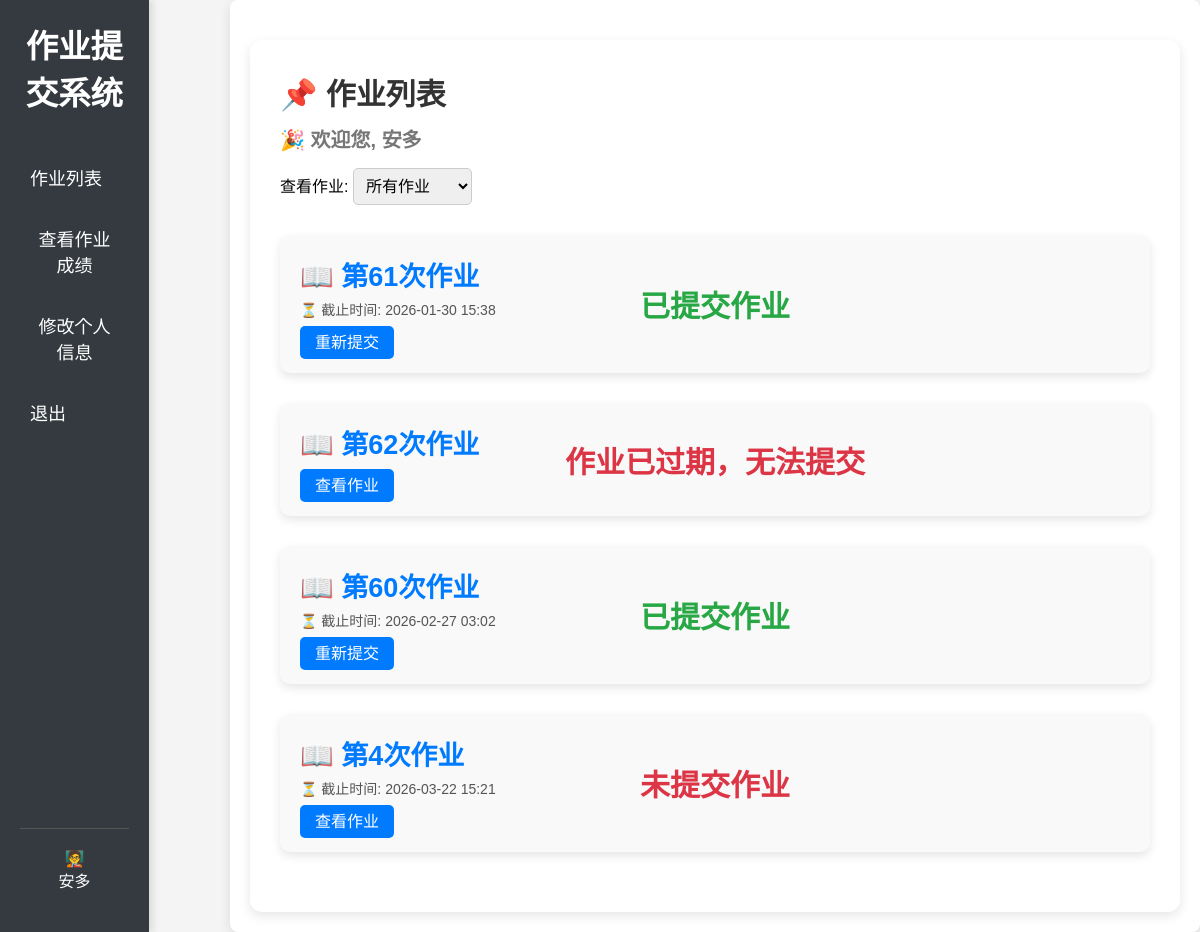
/assignments/ (signed in), run on the app's committed database.
### assignment_system/models.py (models this page shows, shortened)
class CustomUser(AbstractUser):
    number = models.IntegerField(unique=True, verbose_name='学号', null=True, blank=True)
    name = models.CharField(max_length=100, verbose_name='姓名', default='Unknown')
    is_teacher = models.BooleanField(default=False, verbose_name="是否为老师")
    email = models.EmailField(max_length=254, verbose_name='邮箱', blank=True, null=True)  # 新增邮箱字段
    id = models.BigAutoField(primary_key=True)

class Assignment(models.Model):
    title = models.CharField(max_length=200)
    description = models.TextField()
    due_date = models.DateTimeField()
    file = models.FileField(upload_to='submissions/', blank=True, null=True)
    custom_fields = models.JSONField(default=list, blank=True, null=True)

### assignment_system/views/student_views.py (the view)
# urls.py: path("assignments/", student_views.assignment_list, name="assignment_list"),
def assignment_list(request):
    if not request.user.is_authenticated:
        return redirect("custom_login")
    now = timezone.now()
    filter_type = request.GET.get("filter", "all")
    assignments = Assignment.objects.all().order_by("due_date")
    submissions = Submission.objects.filter(
        student=request.user,
        assignment=OuterRef("pk")
    )
    assignments = assignments.annotate(has_submission=Exists(submissions))
    if filter_type == "not_submitted":
        assignments = assignments.filter(has_submission=False)
    return render(
        request,
        "student/assignment_list.html",
        {
            "assignments": assignments,
            "now": now,
            "filter": filter_type,
            "user": request.user,
        }
    )

### assignment_system/templates/student/assignment_list.html (shortened to what this page needs)
{% extends 'base.html' %}
{% block content %}
<div class="container">
    <div class="header">
        <h2 class="title">📌 作业列表</h2>
        <h3 class="welcome">🎉 欢迎您, {{ user.name }}</h3>
        <div class="filter-options">
            <label for="assignment-filter">查看作业:</label>
            <select id="assignment-filter" onchange="location = this.value;">
                <option value="{% url 'assignment_list' %}?filter=all" {% if filter == 'all' %}selected{% endif %}>所有作业</option>
            </select>
        </div>
    </div>
    <ul class="assignment-list">
        {% for assignment in assignments %}
            <li class="assignment-item">
                <div class="assignment-info">
                    <a  class="assignment-link">
                        <h2>📖 {{ assignment.title }}</h2>
                    </a>
                    {% if assignment.due_date > now or assignment.has_submission %}
                    <span class="due-date">⏳ 截止时间: {{ assignment.due_date|date:"Y-m-d H:i" }}</span>
                    {% endif %}
                    <div class="submit-actions">
                        {% if assignment.has_submission %}
                        <a href="{% url 'student_submission' assignment.id %}" class="submit-button">重新提交</a>
                        {% else %}
                        <a href="{% url 'student_submission' assignment.id %}" class="submit-button">查看作业</a>
                        {% endif %}
                    </div>
                </div>
                <div class="status-container">
                    {% if assignment.has_submission %}
                    <span class="status status-submitted">已提交作业</span>
                    {% else %}
                    {% if assignment.due_date < now %}
                    <span class="status status-overdue">作业已过期，无法提交</span>
                    {% else %}
                    <span class="status status-not-submitted">未提交作业</span>
                    {% endif %}
                    {% endif %}
                </div>
            </li>
        {% empty %}
            <li class="no-assignment">暂无作业</li>
        {% endfor %}
    </ul>
</div>
{% endblock %}

### assignment_system/templates/base.html (shortened to what this page needs)
<!DOCTYPE html>
<html lang="en">
<head>
</head>
<body>
    <header>
        {% if user.is_teacher %}
        <h1>作业管理系统</h1>
        {% else %}
        <h1>作业提交系统</h1>
        {% endif %}
        <nav>
            <ul>
                {% if not user.is_teacher %}
                    <li><a href="{% url 'assignment_list' %}" class="active">作业列表</a></li>
                    <li><a href="{% url 'check_grade' %}">查看作业成绩</a></li>
                    <li><a href="{% url 'update_profile' %}">修改个人信息</a></li>
                    <li><a href="{% url 'custom_login' %}">退出</a></li>
                {% endif %}
            </ul>
        </nav>
        <div class="user-info">
            {% if user.is_teacher %}
            <p>👩‍🎓</p>
            <p>{{ user.name }}</p>
            {% else %}
            <p>🧑‍🏫</p>
            <p>{{ user.name }}</p>
            {% endif %}
        </div>
    </header>
    <main>
        {% block content %}{% endblock %}
    </main>
</body>
</html>

### assignment_system/templates/base.html (style rules this page uses)
* { margin: 0; padding: 0; box-sizing: border-box; }
body { font-family: 'Arial', sans-serif; background-color: #f4f4f4; display: flex; min-height: 100vh; }
header { position: fixed; width: 12.4%; height: 100%; background-color: #343a40; color: white; padding: 20px; text-align: center; box-shadow: 4px 0px 6px rgba(0, 0, 0, 0.1); display: flex; flex-direction: column; }
header h1 { font-size: 24px; margin-bottom: 40px; font-weight: bold; }
nav { width: 100%; flex-grow: 1; }
nav ul { list-style: none; padding: 0; }
nav ul li { margin: 15px 0; }
nav ul li a { color: white; text-decoration: none; font-size: 18px; display: flex; align-items: center; padding: 10px; border-radius: 5px; transition: background 0.3s ease; }
.user-info { margin-top: auto; padding: 20px 0; border-top: 1px solid #555; }
.user-info p { font-size: 16px; text-align: center; }
main { margin-left: 230px; padding: 20px; background-color: white; border-radius: 8px; box-shadow: 0 4px 12px rgba(0, 0, 0, 0.1); flex-grow: 1; }
header h1 { font-size: 32.4px; margin-bottom: 25px; font-weight: bold; }

### assignment_system/templates/student/assignment_list.html (style rules this page uses)
.container { background: #fff; padding: 30px; border-radius: 12px; box-shadow: 0 4px 12px rgba(0, 0, 0, 0.1); text-align: left; margin-top: 20px; }
.title { font-size: 30px; color: #333; margin-bottom: 10px; }
.welcome { font-size: 20px; color: #777; }
.filter-options { margin-top: 15px; }
.filter-options select { padding: 8px; font-size: 16px; border-radius: 5px; border: 1px solid #ccc; }
.assignment-list { list-style-type: none; padding: 0; margin-top: 25px; }
.assignment-item { background: #f9f9f9; padding: 20px; margin: 30px 0; border-radius: 10px; display: flex; justify-content: space-between; align-items: center; gap: 15px; flex-wrap: wrap; box-shadow: 0 4px 10px rgba(0, 0, 0, 0.1); transition: background-color 0.3s ease, transform 0.2s; position: relative; }
.assignment-info { flex-grow: 1; display: flex; flex-direction: column; }
.assignment-link { font-size: 18px; font-weight: bold; color: #007BFF; text-decoration: none; }
.due-date { font-size: 14px; color: #555; margin-top: 5px; }
.submit-actions { margin-top: 10px; }
.submit-button { background-color: #007BFF; color: white; padding: 8px 15px; font-size: 16px; text-decoration: none; border-radius: 5px; transition: background-color 0.3s ease; }
.status-container { text-align: center; flex-basis: 100%; position: absolute; top: 50%; left: 50%; transform: translate(-50%, -50%); }
.status { font-size: 30px; font-weight: bold; text-align: center; color: white; padding: 8px 15px; border-radius: 5px; }
.status-submitted { color: #28a745; }
.status-not-submitted { color: #dc3545; }
.status-overdue { color: #dc3545; }

### data on the page
CustomUser: name "安多"
Assignment: title "第61次作业", due_date "2026-01-30 15:38", shows "重新提交", shows "已提交作业"
Assignment: title "第62次作业", shows "查看作业", shows "作业已过期，无法提交"
Assignment: title "第60次作业", due_date "2026-02-27 03:02", shows "重新提交", shows "已提交作业"
Assignment: title "第4次作业", due_date "2026-03-22 15:21", shows "查看作业", shows "未提交作业"
